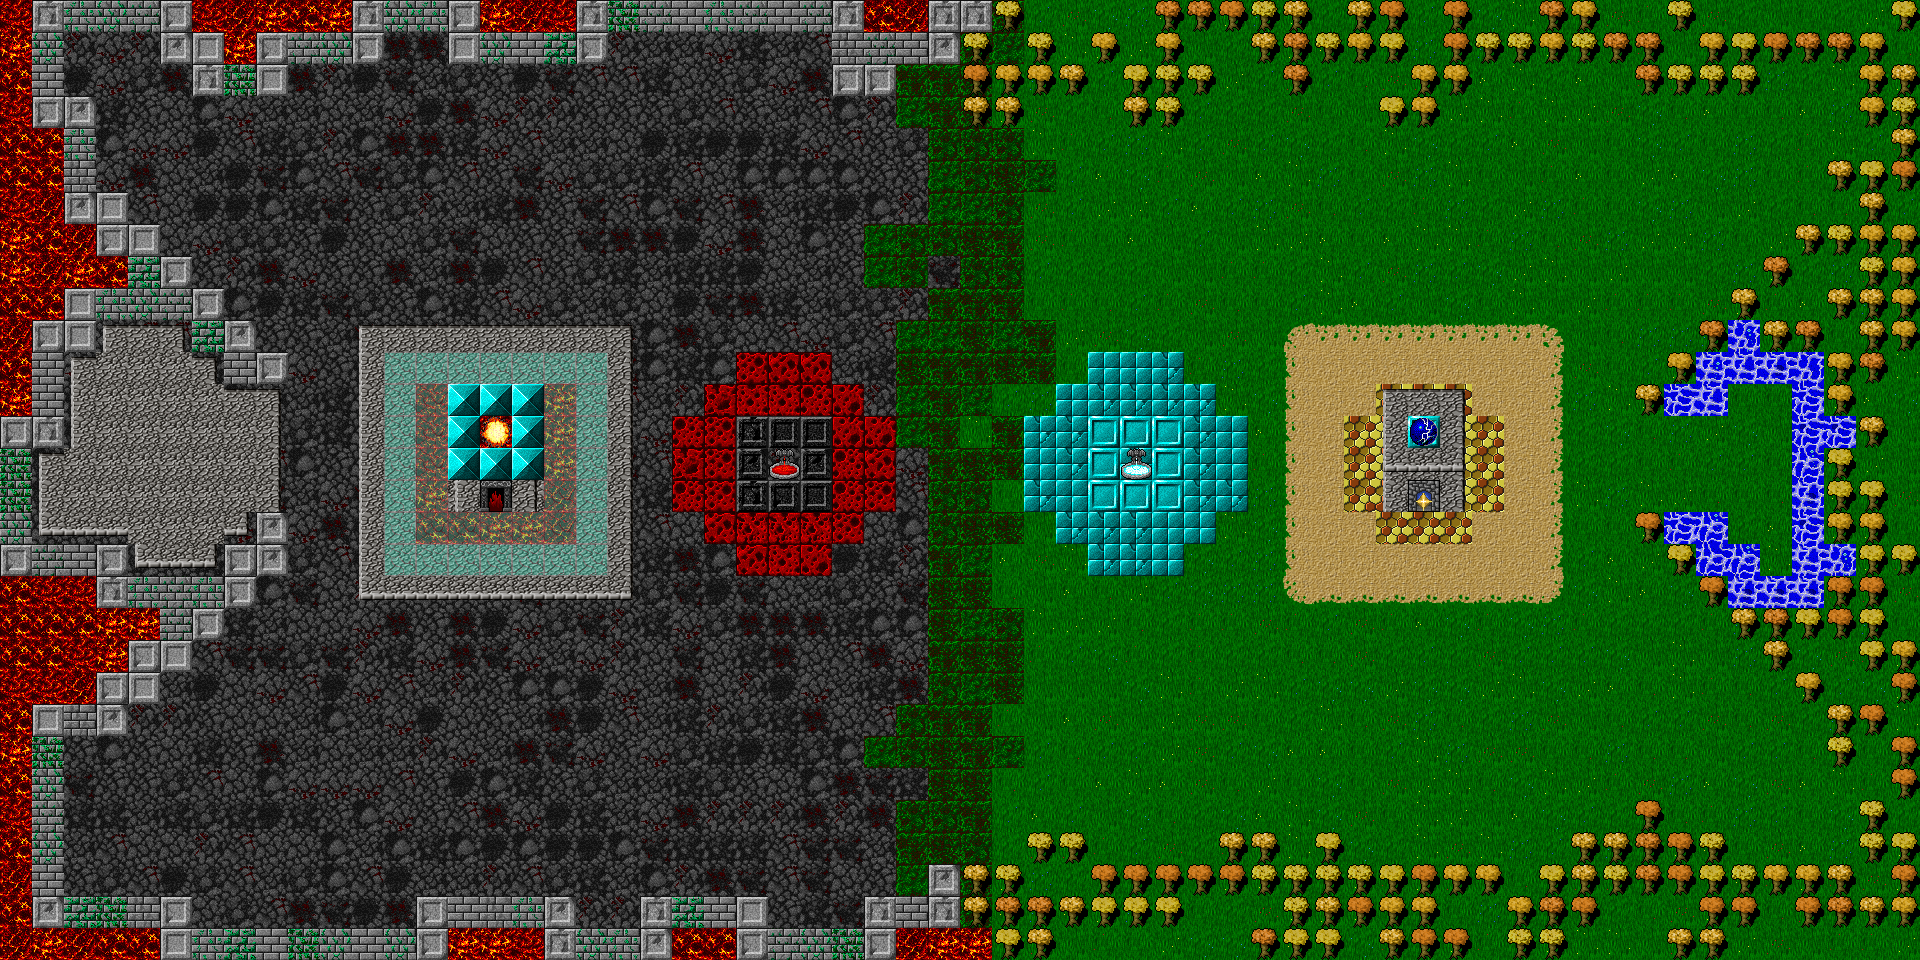

This game map was drawn from its Tiled (.tmx) file and the tilesets committed beside it. A one-line description and the trimmed map source follow:
An orthogonal 60x30 tile map with 32x32 px tiles, 13 tile layers (effects, Background, HealGood, HealBad, ...) and 140 objects.

<map version="1.0" orientation="orthogonal" width="60" height="30" tilewidth="32" tileheight="32">
 <tileset firstgid="1" name="DungeonCrawl_ProjectUtumnoTileset" tilewidth="32" tileheight="32">
  <image source="gfx/DungeonCrawl_ProjectUtumnoTileset.png" width="2048" height="1536" />
  <tile id="11">
   <properties>
    <property name="badDamage" value="true" />
    <property name="badHeal" value="false" />
    <property name="goodDamage" value="false" />
    <property name="goodHeal" value="true" />
   </properties>
  </tile>
  <tile id="12">
   <properties>
    <property name="badDamage" value="true" />
    <property name="badHeal" value="false" />
    <property name="goodDamage" value="false" />
    <property name="goodHeal" value="false" />
   </properties>
  </tile>
  <tile id="13">
   <properties>
    <property name="badDamage" value="false" />
    <property name="badHeal" value="false" />
    <property name="goodDamage" value="true" />
    <property name="goodHeal" value="false" />
   </properties>
  </tile>
  <tile id="14">
   <properties>
    <property name="badDamage" value="false" />
    <property name="badHeal" value="true" />
    <property name="goodDamage" value="true" />
   </properties>
  </tile>
 </tileset>
 <layer name="effects" width="60" height="30">
  <data>[1800 cells, 277 non-empty, 5 distinct tile ids]</data>
 </layer>
 <layer name="Background" width="60" height="30">
  <data>[1800 cells, 1800 non-empty, 47 distinct tile ids]</data>
 </layer>
 <layer name="HealGood" width="60" height="30">
  <properties>
   <property name="HealingGood" value="True" />
   <property name="SuperDamageBad" value="True" />
  </properties>
  <data>[1800 cells, 0 non-empty, 0 distinct tile ids]</data>
 </layer>
 <layer name="HealBad" width="60" height="30">
  <properties>
   <property name="HealingBad" value="True" />
   <property name="SuperDamageGood" value="True" />
  </properties>
  <data>[1800 cells, 48 non-empty, 9 distinct tile ids]</data>
 </layer>
 <layer name="DamageGood" width="60" height="30">
  <properties>
   <property name="DamagingGood" value="True" />
  </properties>
  <data>[1800 cells, 87 non-empty, 16 distinct tile ids]</data>
 </layer>
 <layer name="DamageBad" width="60" height="30">
  <properties>
   <property name="DamagingBad" value="True" />
  </properties>
  <data>[1800 cells, 111 non-empty, 14 distinct tile ids]</data>
 </layer>
 <layer name="Collidable" width="60" height="30">
  <properties>
   <property name="Collidable" value="True" />
  </properties>
  <data>[1800 cells, 389 non-empty, 24 distinct tile ids]</data>
 </layer>
 <layer name="transparent" width="60" height="30" opacity="0.45">
  <data>[1800 cells, 37 non-empty, 1 distinct tile ids]</data>
 </layer>
 <layer name="Tower Good" width="60" height="30">
  <properties>
   <property name="TowerGood" value="True" />
  </properties>
  <data>[1800 cells, 9 non-empty, 2 distinct tile ids]</data>
 </layer>
 <layer name="Tower Bad" width="60" height="30">
  <properties>
   <property name="TowerBad" value="True" />
  </properties>
  <data>[1800 cells, 9 non-empty, 5 distinct tile ids]</data>
 </layer>
 <layer name="Base Good" width="60" height="30">
  <properties>
   <property name="BaseGood" value="True" />
  </properties>
  <data>[1800 cells, 12 non-empty, 10 distinct tile ids]</data>
 </layer>
 <layer name="Base Bad" width="60" height="30">
  <properties>
   <property name="BaseBad" value="True" />
  </properties>
  <data>[1800 cells, 12 non-empty, 5 distinct tile ids]</data>
 </layer>
 <layer name="Top" width="60" height="30">
  <data>[1800 cells, 2 non-empty, 2 distinct tile ids]</data>
 </layer>
 <objectgroup name="objects" width="60" height="30">
  <properties>
   <property name="wall" value="true" />
  </properties>
  <object x="33" y="2" width="150" height="29" />
  <object x="167" y="34" width="51" height="25" />
  <object x="198" y="65" width="83" height="25" />
  <object x="261" y="37" width="120" height="24" />
  <object x="360" y="5" width="116" height="23" />
  <object x="452" y="33" width="152" height="29" />
  <object x="581" y="4" width="276" height="23" />
  <object x="835" y="31" width="53" height="59" />
  <object x="894" y="34" width="88" height="27" />
  <object x="971" y="68" width="40" height="49" />
  <object x="1016" y="71" width="61" height="15" />
  <object x="1073" y="67" />
  <object x="1096" y="46" />
  <object x="1110" y="48" />
  <object x="1128" y="63" />
  <object x="1136" y="81" />
  <object x="1135" y="96" width="1" height="1" />
  <object x="1136" y="109" />
  <object x="1152" y="112" />
  <object x="1168" y="112" />
  <object x="1170" y="90" />
  <object x="1171" y="74" />
  <object x="1190" y="75" />
  <object x="1200" y="79" />
  <object x="1165" y="12" width="14" height="52" />
  <object x="1180" y="8" width="84" height="16" />
  <object x="1259" y="32" width="35" height="24" />
  <object x="1290" y="66" />
  <object x="1293" y="81" />
  <object x="1301" y="37" width="102" height="25" />
  <object x="1388" y="102" height="2" />
  <object x="1393" y="112" height="1" />
  <object x="1392" y="111" />
  <object x="1410" y="109" />
  <object x="1424" y="113" />
  <object x="1426" y="73" width="9" height="32" />
  <object x="1415" y="71" width="19" height="27" />
  <object x="1412" y="68" />
  <object x="1438" y="74" />
  <object x="1452" y="83" />
  <object x="1452" y="38" width="198" height="18" />
  <object x="1646" y="57" width="103" height="29" />
  <object x="1744" y="38" width="133" height="19" />
  <object x="1867" y="60" width="22" height="52" />
  <object x="1899" y="115" width="13" height="65" />
  <object x="1841" y="164" width="65" height="20" />
  <object x="1863" y="190" width="16" height="56" />
  <object x="1803" y="231" width="70" height="15" />
  <object x="1802" y="260" />
  <object x="1785" y="269" />
  <object x="1773" y="278" height="1" />
  <object x="1761" y="290" />
  <object x="1771" y="281" />
  <object x="1742" y="304" />
  <object x="1715" y="328" />
  <object x="1702" y="340" />
  <object x="1682" y="354" height="1" />
  <object x="1687" y="351" />
  <object x="1679" y="365" />
  <object x="1660" y="382" />
  <object x="1648" y="398" />
  <object x="1756" y="316" />
  <object x="1766" y="331" width="50" height="17" />
  <object x="1832" y="361" width="2" />
  <object x="1830" y="363" />
  <object x="1831" y="379" />
  <object x="1836" y="397" />
  <object x="1876" y="429" />
  <object x="1858" y="408" />
  <object x="1861" y="443" />
  <object x="1840" y="455" height="2" />
  <object x="1835" y="460" />
  <object x="1828" y="452" width="19" height="82" />
  <object x="1858" y="525" width="18" height="63" />
  <object x="1830" y="579" width="18" height="47" />
  <object x="1739" y="609" width="90" height="21" />
  <object x="1646" y="525" width="1" />
  <object x="1652" y="531" />
  <object x="1674" y="553" height="1" />
  <object x="1669" y="551" />
  <object x="1682" y="564" />
  <object x="1703" y="585" />
  <object x="1713" y="595" width="1" />
  <object x="1725" y="606" height="1" />
  <object x="1735" y="619" />
  <object x="1716" y="600" />
  <object x="1776" y="650" />
  <object x="1779" y="668" />
  <object x="1800" y="679" />
  <object x="1814" y="699" />
  <object x="1837" y="716" height="2" />
  <object x="1837" y="714" width="11" height="45" />
  <object x="1862" y="724" />
  <object x="1881" y="732" />
  <object x="1900" y="750" height="1" />
  <object x="1900" y="769" />
  <object x="1887" y="799" />
  <object x="1879" y="810" height="1" />
  <object x="1875" y="829" />
  <object x="1873" y="854" />
  <object x="1895" y="748" />
  <object x="1647" y="811" />
  <object x="1572" y="832" width="149" height="28" />
  <object x="1719" y="862" width="138" height="33" />
  <object x="1540" y="862" width="38" height="36" />
  </objectgroup>
</map>
<!-- 35 of 140 objects omitted -->
